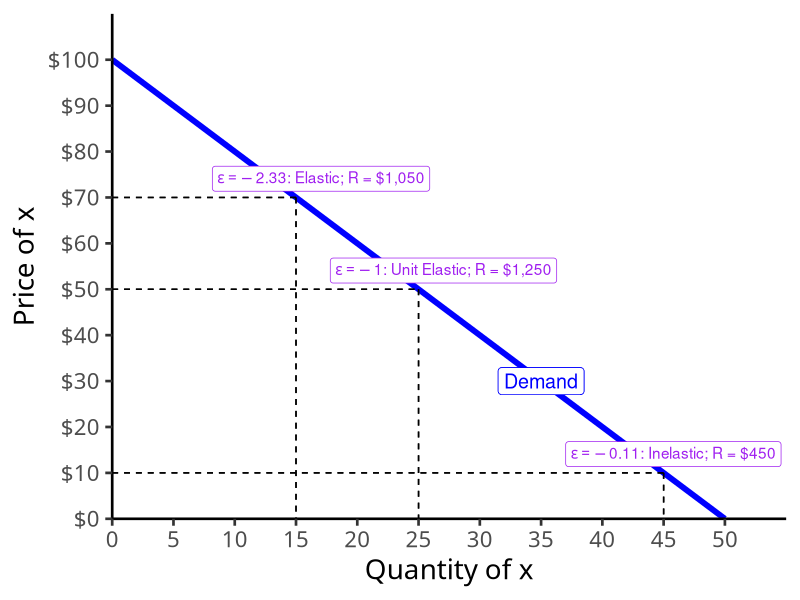

R code for this plot:
## ---- chunk 1
knitr::opts_chunk$set(echo = FALSE,
                      message = FALSE,
                      warning = FALSE,
                      fig.retina=3,
                      fig.align="center")
library(tidyverse)
library(ggrepel)
## ---- chunk 2
demand = function(x){100-2*x}

ggplot(data.frame(x=c(0,10)), aes(x=x))+
  stat_function(fun=demand, geom="line", size=2, color = "blue")+
  geom_label(aes(x=35,y=demand(35)), color = "blue", label="Demand", size = 5)+
  
  # line at 15,70
  geom_segment(aes(x=0,xend=15, y=70, yend=70), linetype="dashed")+
  geom_segment(aes(x=15,xend=15, y=70, yend=0), linetype="dashed")+
  
  # line at 25,50
  geom_segment(aes(x=0,xend=25, y=50, yend=50), linetype="dashed")+
  geom_segment(aes(x=25,xend=25, y=50, yend=0), linetype="dashed")+
  
  # line at 45,10
  geom_segment(aes(x=0,xend=45, y=10, yend=10), linetype="dashed")+
  geom_segment(aes(x=45,xend=45, y=10, yend=0), linetype="dashed")+
  
  geom_label_repel(data = tibble(x=15, y=70),
                   aes(x=x, y=y),
                  color="purple",
                  label=expression(paste(epsilon == -2.33, ": Elastic; R = $1,050")),
                  seed = 4 )+
  geom_label_repel(data = tibble(x=25, y=50),
                   aes(x=x, y=y),
                  color="purple",
                  label=expression(paste(epsilon == -1, ": Unit Elastic; R = $1,250")),
                  seed = 4 )+
  geom_label_repel(data = tibble(x=45, y=10),
                   aes(x=x, y=y),
                  color="purple",
                  label=expression(paste(epsilon == -0.11, ": Inelastic; R = $450")),
                  seed = 4 )+
  scale_x_continuous(breaks=seq(0,50,5),
                     limits=c(0,50),
                     expand=expand_scale(mult=c(0,0.1)))+
  scale_y_continuous(breaks=seq(0,100,10),
                     limits=c(0,100),
                     expand=expand_scale(mult=c(0,0.1)),
                     labels = function(x){paste("$", x, sep="")})+
  labs(x = "Quantity of x",
       y = "Price of x")+
  theme_classic(base_family = "Fira Sans Condensed", base_size=20)
